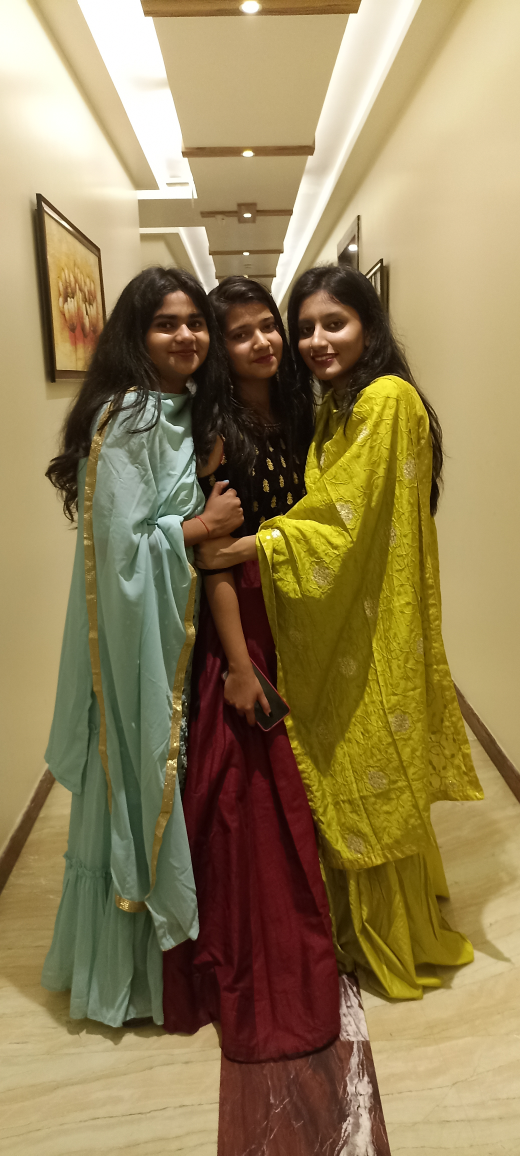
#> input picture dataset/real/IMG_20220123_150429.jpg, 2080 x 4624 px (shown at 1/4 size); its folder holds 4 pictures in this run
$ python fft_test.py
#> lines starting #> are read from the running program, lines starting #| are printed output that depends on the picture
import numpy as np
from PIL import Image
import os

def fft_spikiness_score(image_path):
#> called with image_path = 'dataset/real/IMG_20220123_150429.jpg'
    img = Image.open(image_path).convert("L")
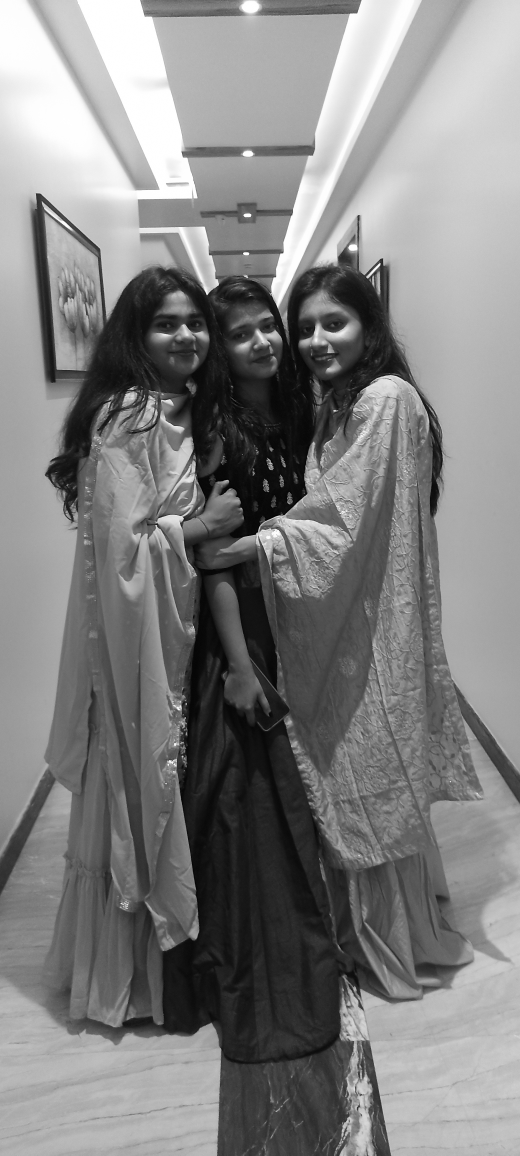
#> img: PIL image 2080x4624 L (shown at 1/4 size); min 0, max 255, mean 129
    img = img.resize((512, 512))
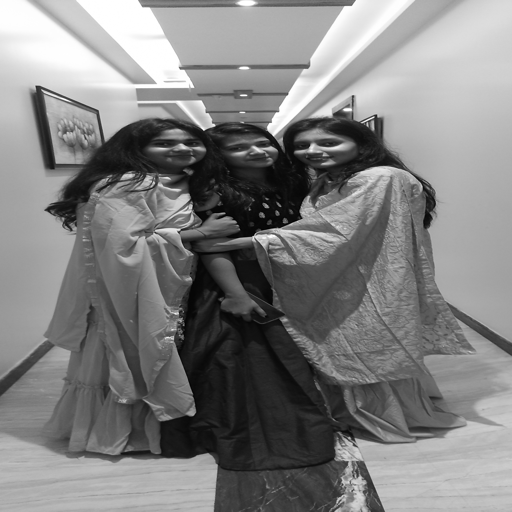
#> img: PIL image 512x512 L; min 0, max 255, mean 129
    arr = np.array(img, dtype=np.float64)

    f = np.fft.fft2(arr)
    fshift = np.fft.fftshift(f)
    magnitude = np.log(np.abs(fshift) + 1)  # log scale - standard for FFT visualization
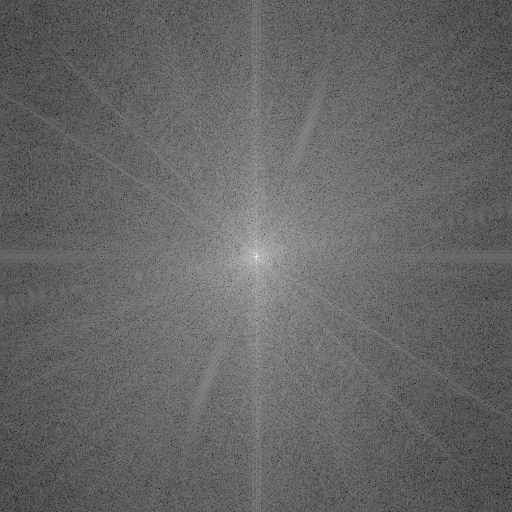
#> magnitude: shape (512, 512) float64; min 1.47, max 17.34, mean 7.81; drawn with min black and max white

    h, w = magnitude.shape
#> h = 512; w = 512
    cy, cx = h // 2, w // 2
#> cy = 256; cx = 256

    # Look at a ring of mid-frequencies
    y, x = np.ogrid[:h, :w]
#> y = 512 values from 0 to 511
    dist = np.sqrt((y - cy)**2 + (x - cx)**2)
    ring_mask = (dist > 40) & (dist < 150)

    ring_values = magnitude[ring_mask]

    # High spikiness = sharp peaks (likely screen/moiré)
    spikiness = ring_values.max() / (ring_values.mean() + 1e-6)
#> spikiness = 1.34
    return spikiness


# Quick test on a few images from each folder
real_folder = "dataset/real"
screen_folder = "dataset/screen"

print("REAL photos:")
for fname in os.listdir(real_folder)[:5]:
    score = fft_spikiness_score(os.path.join(real_folder, fname))
    print(f"  {fname}: {score:.2f}")
#|   IMG_20220123_150429.jpg: 1.34
#> pass 2 of the loop `for fname in os.listdir(real_folder)[:5]:`:
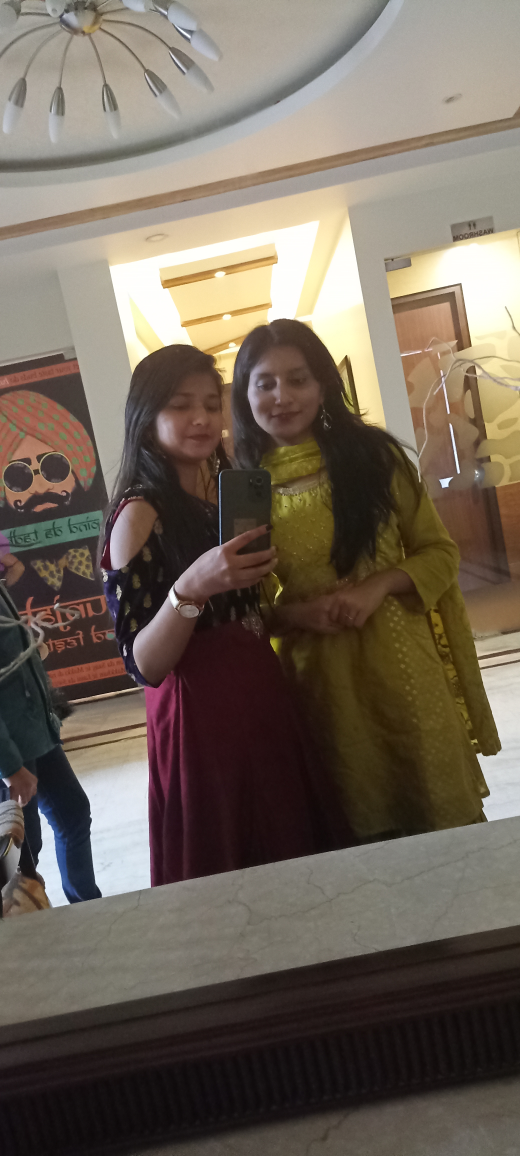
#> input picture dataset/real/IMG_20220123_150537.jpg, 2080 x 4624 px (shown at 1/4 size)
#> in fft_spikiness_score (call 2), `img = img.resize((512, 512))`:
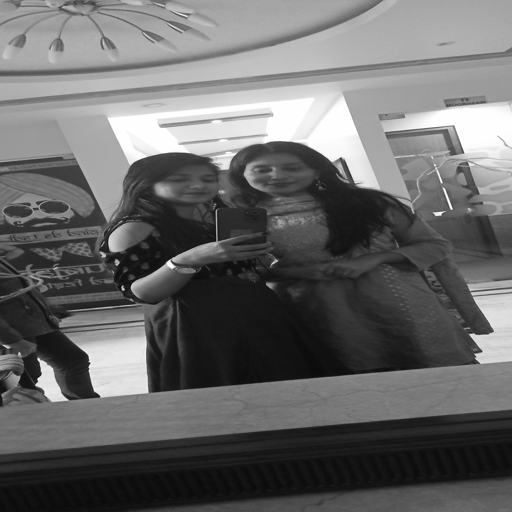
#> img: PIL image 512x512 L; min 9, max 255, mean 104.1
#> in fft_spikiness_score (call 2), `magnitude = np.log(np.abs(fshift) + 1)`:
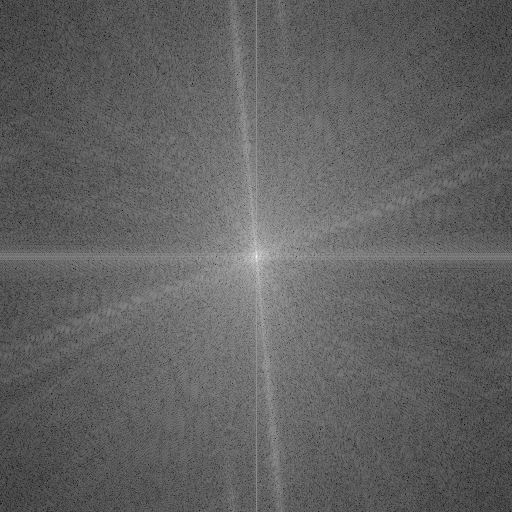
#> magnitude: shape (512, 512) float64; min 1.71, max 17.12, mean 7.61; drawn with min black and max white
#> spikiness = 1.41
#|   IMG_20220123_150537.jpg: 1.41
#> pass 3 of the loop `for fname in os.listdir(real_folder)[:5]:`:
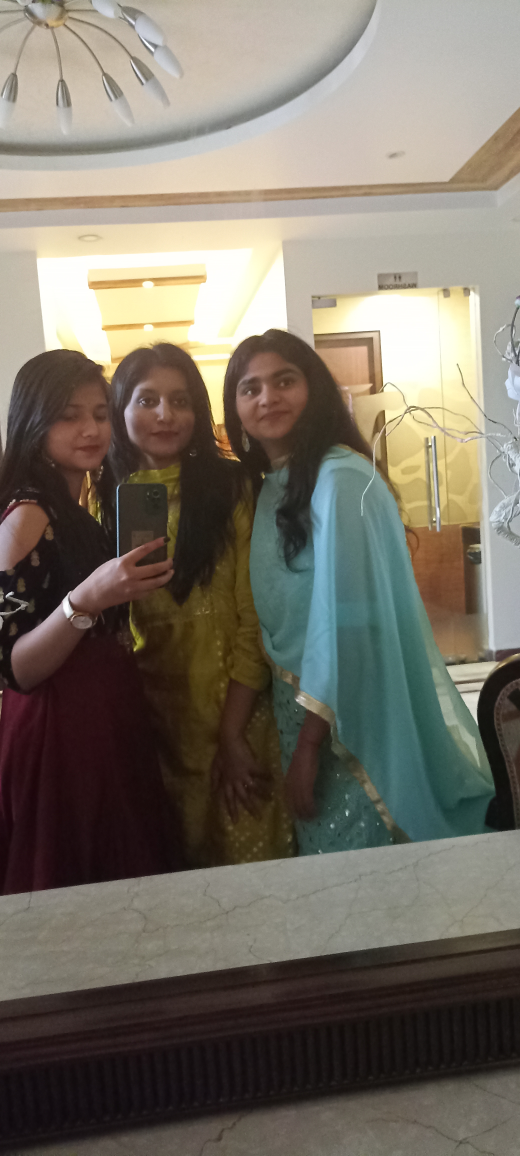
#> input picture dataset/real/IMG_20220123_150546.jpg, 2080 x 4624 px (shown at 1/4 size)
#> in fft_spikiness_score (call 3), `img = img.resize((512, 512))`:
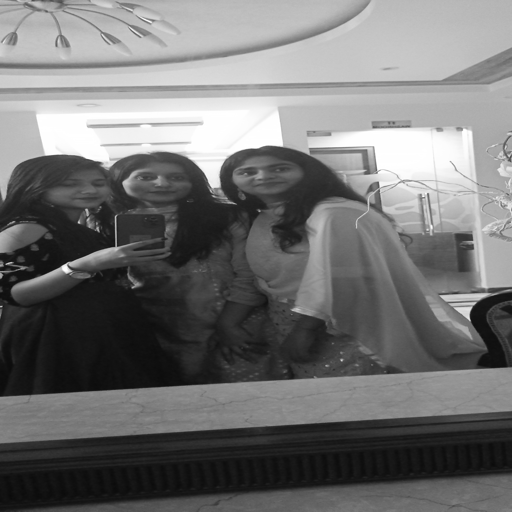
#> img: PIL image 512x512 L; min 10, max 255, mean 113.7
#> in fft_spikiness_score (call 3), `magnitude = np.log(np.abs(fshift) + 1)`:
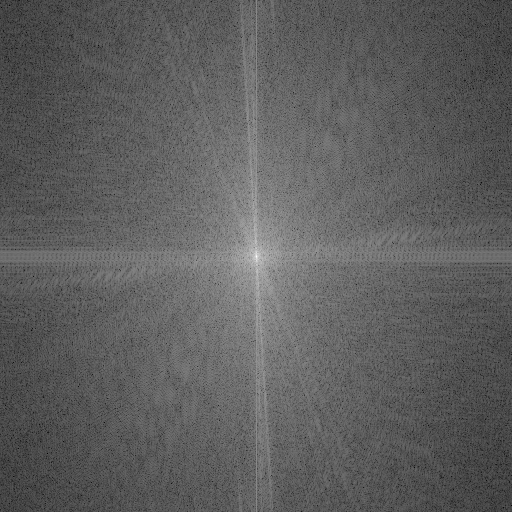
#> magnitude: shape (512, 512) float64; min 1.58, max 17.21, mean 7.38; drawn with min black and max white
#|   IMG_20220123_150546.jpg: 1.41
#> the loop made 4 passes; the first 3 are shown

print("\nSCREEN photos:")
#> (the run stopped early here; a loop or call above may not have finished)
